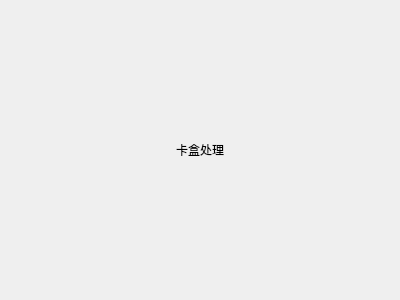
<?xml version="1.0" encoding="UTF-8"?>
<ui version="4.0">
 <class>FormCardBox</class>
 <widget class="QWidget" name="FormCardBox">
  <property name="geometry">
   <rect>
    <x>0</x>
    <y>0</y>
    <width>400</width>
    <height>300</height>
   </rect>
  </property>
  <property name="windowTitle">
   <string>Form</string>
  </property>
  <layout class="QVBoxLayout" name="verticalLayout">
   <property name="spacing">
    <number>0</number>
   </property>
   <property name="margin">
    <number>0</number>
   </property>
   <item>
    <widget class="QWidget" name="containerContent" native="true">
     <layout class="QVBoxLayout" name="verticalLayout_2">
      <property name="spacing">
       <number>0</number>
      </property>
      <property name="margin">
       <number>0</number>
      </property>
      <item>
       <widget class="QLabel" name="label">
        <property name="text">
         <string>卡盒处理</string>
        </property>
        <property name="alignment">
         <set>Qt::AlignCenter</set>
        </property>
        <property name="Type" stdset="0">
         <string>firstWidget</string>
        </property>
       </widget>
      </item>
     </layout>
    </widget>
   </item>
  </layout>
 </widget>
 <resources/>
 <connections/>
</ui>
